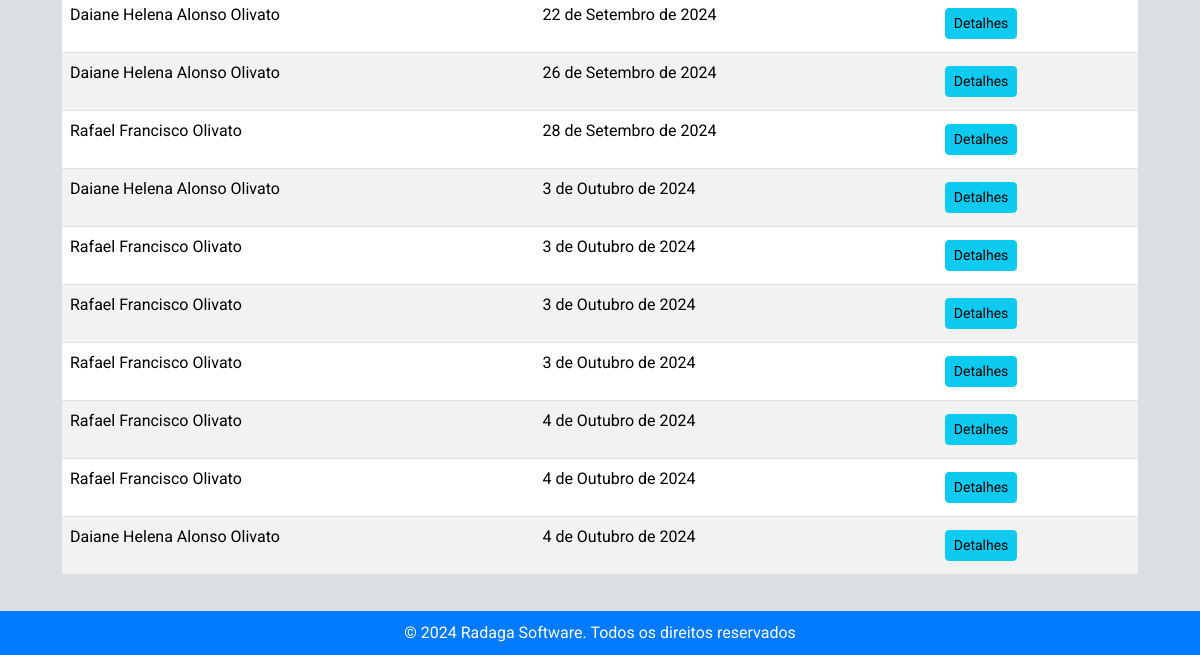
Before: /estoque/dispensacoes/ (lower part) with the older database file.
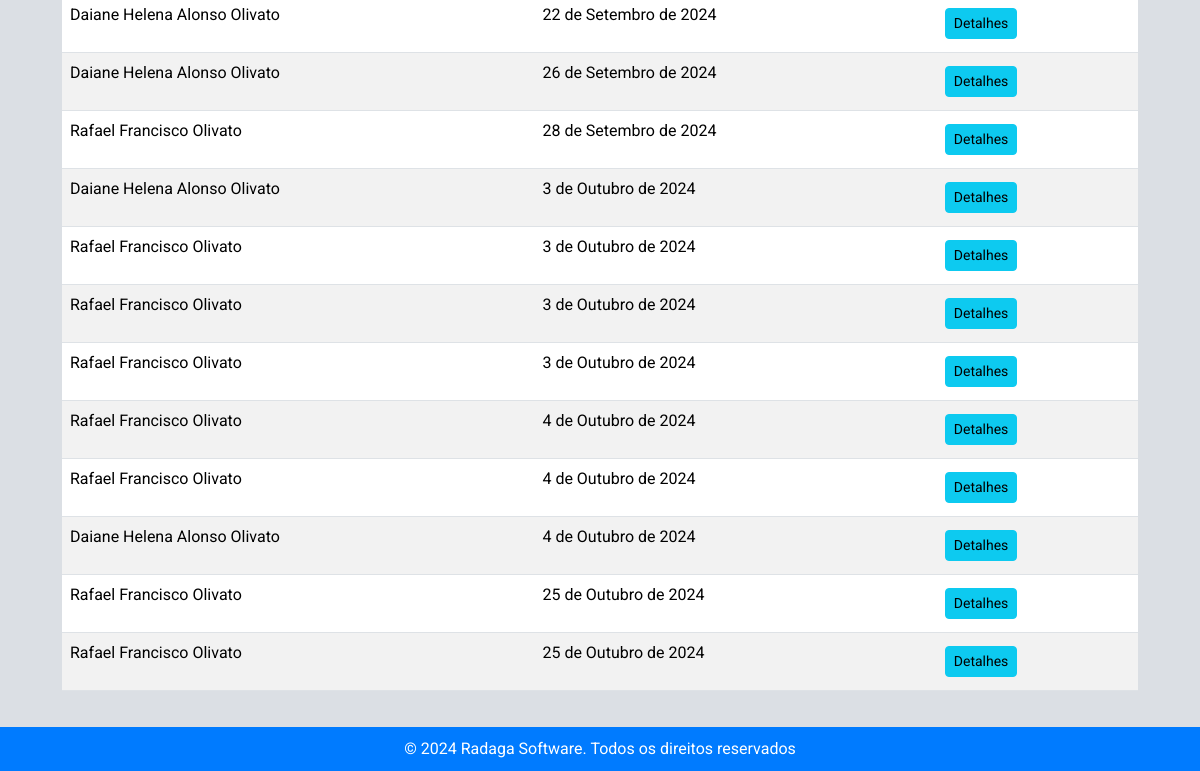
After: the same page with the newer database file.
### estoque/models.py (models this page shows, shortened)
class Dispensacao(models.Model):
    paciente = models.ForeignKey('Paciente', on_delete=models.CASCADE)
    medico = models.ForeignKey('Medico', on_delete=models.SET_NULL, null=True, blank=True,  verbose_name="Médico")
    outros_prescritores = models.CharField(max_length=255, blank=True, null=True)
    numero_notificacao = models.CharField(max_length=6, blank=True, null=True, verbose_name="Número notificação")
    data_receita = models.DateField(default=timezone.now)
    data_dispensacao = models.DateField(auto_now_add=True)

class Paciente(models.Model):
    nome = models.CharField(max_length=100)
    nome_mae = models.CharField(max_length=100, verbose_name="Nome da mãe")
    cns = models.CharField(max_length=15, unique=True, verbose_name="CNS")
    cpf = models.CharField(max_length=11, unique=True, verbose_name="CPF")
    data_nascimento = models.DateField()

### estoque/views.py (the view)
# urls.py: path('dispensacoes/', views.listar_dispensacoes, name='listar_dispensacoes'),
def listar_dispensacoes(request):
    dispensacoes = Dispensacao.objects.all()
    return render(
        request, "estoque/listar_dispensacoes.html", {"dispensacoes": dispensacoes}
    )

### estoque/templates/estoque/listar_dispensacoes.html (shortened to what this page needs)
{% extends 'estoque/base.html' %}
{% block content %}
<div class="container mt-5">
    <table class="table table-striped">
        <tbody>
            {% for dispensacao in dispensacoes %}
            <tr>
                <td>{{ dispensacao.paciente.nome }}</td>
                <td>{{ dispensacao.data_dispensacao }}</td>
                <td><a href="{% url 'detalhes_dispensacao' dispensacao.id %}" class="btn btn-info btn-sm">Detalhes</a></td>
            </tr>
            {% endfor %}
        </tbody>
    </table>
</div>
{% endblock %}

Changed rows visible on the page:
added Dispensacao: paciente.nome "Rafael Francisco Olivato", data_dispensacao "25 de Outubro de 2024"
added Dispensacao: paciente.nome "Rafael Francisco Olivato", data_dispensacao "25 de Outubro de 2024"
